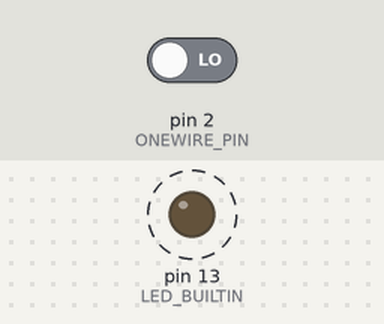
This sketch was run on a simulated Arduino Uno, built with avr-gcc and run on an emulated ATmega328P. Shown: output pins drawn as LEDs (lit = HIGH). Dashed ring = blinking. The inputs (shaded band) are chosen by the test bench; at power-on: pin 2 (ONEWIRE_PIN) LOW. What the sketch prints to the serial monitor is not drawn.

Above: at 1.25 s.
1.3 s: pin 2 (ONEWIRE_PIN) driven HIGH
Timing chart, 0 to 10.3 s (numbered marks = the images above; inputs shaded):
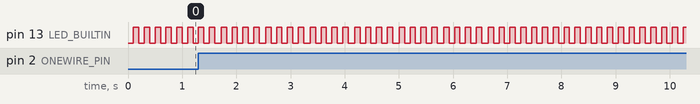

The sketch:

2_ds18b20_without_libraries_onewire.ino
```cpp
// Определяем общий пин, к которому подключена шина OneWire с несколькими датчиками
const uint8_t ONEWIRE_PIN = 2; // Все датчики сидят параллельно на контакте D2

// Уникальные 64-битные ROM-адреса датчиков (8 байт на каждый датчик).
// Внимание: замените эти значения на реальные адреса ваших датчиков!
uint8_t sensor1_address[8] = { 0x28, 0x78, 0xFA, 0x56, 0xB5, 0x01, 0x3C, 0xBD };
uint8_t sensor2_address[8] = { 0x28, 0x1B, 0x35, 0x56, 0xB5, 0x01, 0x3C, 0x6A };

// Переменные для реализации неблокирующего таймера (замена задержки delay)
unsigned long lastConversionTime = 0; // Время (в мс) последнего вызова команды Convert T
bool isConverting = false;            // Флаг: выполняется ли прямо сейчас замер температуры

// --- НИЗКОУРОВНЕВЫЕ ФУНКЦИИ ПРОТОКОЛА ONEWIRE ---

// 1. Импульс сброса (Reset) и проверка ответа от шины (Presence)
bool onewire_reset() {
  bool presence = false; // Переменная для хранения флага ответа от датчиков

  // Отключаем прерывания для защиты микросекундных таймингов
  noInterrupts();

  pinMode(ONEWIRE_PIN, OUTPUT);   // Конфигурируем пин как выход
  digitalWrite(ONEWIRE_PIN, LOW); // Притягиваем шину к 0V (начинаем импульс Reset)
  delayMicroseconds(480);         // Удерживаем LOW минимум 480 мкс по спецификации

  pinMode(ONEWIRE_PIN, INPUT);    // Переводим пин в режим входа (отпускаем шину к 5V)
  delayMicroseconds(70);          // Ждем 70 мкс перед считыванием ответа от устройств

  // Если хотя бы один датчик на шине ответил, он притянет шину к LOW
  presence = !digitalRead(ONEWIRE_PIN);

  interrupts();                   // Разрешаем прерывания

  delayMicroseconds(410);         // Дожидаемся завершения полного цикла Reset (480 мкс)
  return presence;                // true = устройства на шине обнаружены
}

// 2. Функция записи одного бита данных на шину
void onewire_write_bit(uint8_t bit) {
  noInterrupts();
  pinMode(ONEWIRE_PIN, OUTPUT);
  digitalWrite(ONEWIRE_PIN, LOW);

  if (bit) {
    // Передача логической '1'
    delayMicroseconds(6);
    pinMode(ONEWIRE_PIN, INPUT);
    interrupts();
    delayMicroseconds(64);
  } else {
    // Передача логического '0'
    delayMicroseconds(60);
    pinMode(ONEWIRE_PIN, INPUT);
    interrupts();
    delayMicroseconds(10);
  }
}

// 3. Функция чтения одного бита данных с шины
uint8_t onewire_read_bit() {
  uint8_t bit = 0;

  noInterrupts();
  pinMode(ONEWIRE_PIN, OUTPUT);
  digitalWrite(ONEWIRE_PIN, LOW);
  delayMicroseconds(3);

  pinMode(ONEWIRE_PIN, INPUT);
  delayMicroseconds(9);

  if (digitalRead(ONEWIRE_PIN)) {
    bit = 1;
  }
  interrupts();

  delayMicroseconds(55);
  return bit;
}

// 4. Последовательная отправка байта (8 бит) на шину, начиная с младшего бита (LSB)
void onewire_write_byte(uint8_t data) {
  for (uint8_t i = 0; i < 8; i++) {
    onewire_write_bit(data & 0x01); // Извлекаем младший бит
    data >>= 1;                      // Сдвигаем байт вправо
  }
}

// 5. Последовательное чтение байта (8 бит) с шины, начиная с младшего бита (LSB)
uint8_t onewire_read_byte() {
  uint8_t data = 0;
  for (uint8_t i = 0; i < 8; i++) {
    if (onewire_read_bit()) {
      data |= (1 << i);             // Записываем полученный бит в соответствующую позицию
    }
  }
  return data;
}

// --- ФУНКЦИИ ВЕРХНЕГО УРУВНЯ ДЛЯ РАБОТЫ С АДРЕСАМИ ---

// Запуск измерения температуры СРАЗУ НА ВСЕХ датчиках шины
void ds18b20_start_all_conversions() {
  if (onewire_reset()) {
    onewire_write_byte(0xCC); // Команда Skip ROM (широковещательный запрос ко ВСЕМ устройствам)
    onewire_write_byte(0x44); // Команда Convert T (запуск замера температуры)
  }
}

// Чтение температуры с конкретного датчика по его 64-битному ROM-адресу
float ds18b20_read_temperature_by_address(const uint8_t* address) {
  if (!onewire_reset()) return -999.0; // Проверяем исправность шины

  onewire_write_byte(0x55); // Команда Match ROM (выбор конкретного устройства по адресу)

  // Передаем 8 байт уникального адреса нужного датчика
  for (uint8_t i = 0; i < 8; i++) {
    onewire_write_byte(address[i]);
  }

  onewire_write_byte(0xBE); // Команда Read Scratchpad (прочитать память выбранного датчика)

  // Читаем младший и старший байты температуры
  uint8_t lowByte = onewire_read_byte();
  uint8_t highByte = onewire_read_byte();

  int16_t rawTemperature = (highByte << 8) | lowByte;

  // Проверка на сбой/заводское значение по умолчанию (85.0 °C)
  if (rawTemperature == 0x0500) {
    return -999.0;
  }

  // Перевод сырого значения в градусы Цельсия (цена младшего разряда = 0.0625 °C)
  return rawTemperature * 0.0625;
}

// --- ИНИЦИАЛИЗАЦИЯ И ОСНОВНОЙ ЦИКЛ ---

void setup() {
  Serial.begin(9600);           // Настройка скорости Serial-порта
  pinMode(LED_BUILTIN, OUTPUT); // Пин встроенного светодиода

  Serial.println("=== Схема на колене ===");
  Serial.println("DS18B20 (2 датчика на одной шине по ROM-адресам) запущен!");

  // Отправляем общую команду на запуск первого измерения при старте
  ds18b20_start_all_conversions();

  lastConversionTime = millis(); // Запоминаем время запуска
  isConverting = true;           // Устанавливаем флаг замера
}

void loop() {
  // Неблокирующий таймер: выжидаем 800 мс без блокировки микроконтроллера
  if (isConverting && (millis() - lastConversionTime >= 800)) {
    // Поочередно считываем данные с датчиков по их уникальным адресам
    float temp1 = ds18b20_read_temperature_by_address(sensor1_address);
    float temp2 = ds18b20_read_temperature_by_address(sensor2_address);

    // Вывод результатов в одну строку с фирменной подписью канала
    Serial.print("[Схема на колене]  Sensor 1: ");
    if (temp1 != -999.0) {
      Serial.print(temp1, 1);   // Градусы с 1 знаком после запятой
      Serial.print(" °C");
    } else {
      Serial.print("Ошибка");  // Сбой при чтении первого датчика
    }

    Serial.print("  |  Sensor 2: ");
    if (temp2 != -999.0) {
      Serial.print(temp2, 1);   // Градусы с 1 знаком после запятой
      Serial.println(" °C");
    } else {
      Serial.println("Ошибка"); // Сбой при чтении второго датчика
    }

    // Запускаем новое одновременное измерение на всех датчиках
    ds18b20_start_all_conversions();

    lastConversionTime = millis(); // Обновляем метку времени
  }

  // Фоновая задача: мигаем встроенным светодиодом каждые 100 мс (доказывает отсутствие delay)
  static unsigned long ledTimer = 0;
  if (millis() - ledTimer >= 100) {
    ledTimer = millis();
    digitalWrite(LED_BUILTIN, !digitalRead(LED_BUILTIN));
  }
}
```

Measured:
- by itself, pin 13 (LED_BUILTIN): alternates HIGH for 0.10 s and LOW for 0.10 s
